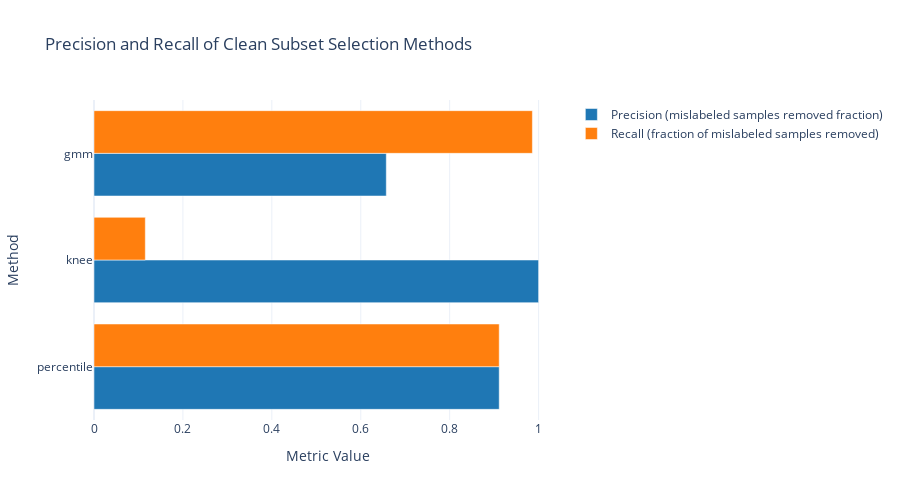
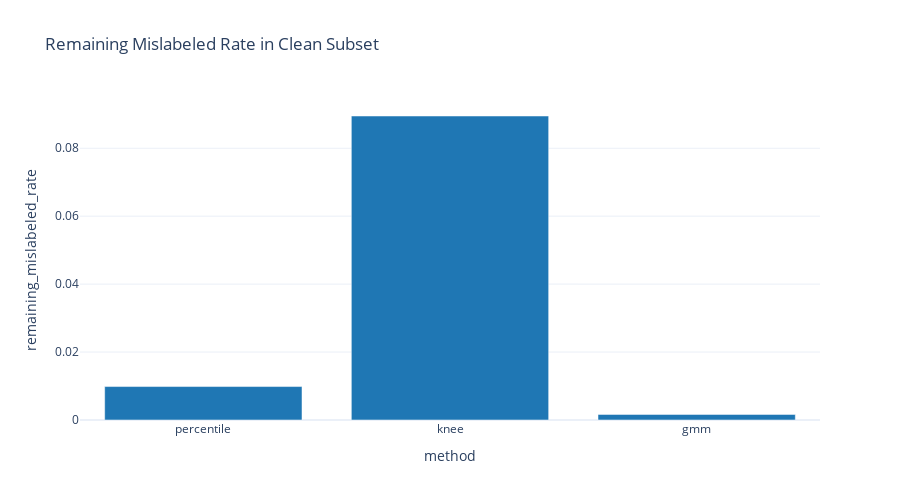
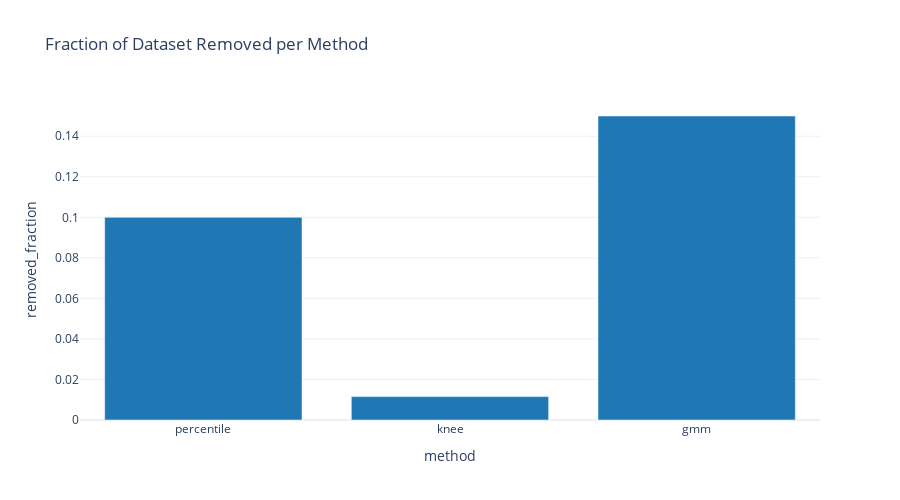

Notebook cell for these charts, in order:
### Code cell
for name, fig in figs.items():
    fig.show()

### Figure 1 — Plotly figure (JSON) as saved in the notebook; plotly's stock layout.template omitted (floating-point values rounded to 4 significant figures)
{"data": [{"marker": {"color": "#1f77b4"}, "name": "Precision (mislabeled samples removed fraction)", "orientation": "h", "type": "bar", "x": [0.9114, 1.0, 0.6574], "y": ["percentile", "knee", "gmm"]}, {"marker": {"color": "#ff7f0e"}, "name": "Recall (fraction of mislabeled samples removed)", "orientation": "h", "type": "bar", "x": [0.9114, 0.1154, 0.986], "y": ["percentile", "knee", "gmm"]}], "layout": {"barmode": "group", "height": 500, "title": {"text": "Precision and Recall of Clean Subset Selection Methods"}, "width": 900, "xaxis": {"title": {"text": "Metric Value"}}, "yaxis": {"title": {"text": "Method"}}}}

### Figure 2 — Plotly figure (JSON) as saved in the notebook; plotly's stock layout.template omitted (floating-point values rounded to 4 significant figures)
{"data": [{"hovertemplate": "method=%{x}<br>remaining_mislabeled_rate=%{y}<extra></extra>", "legendgroup": "", "marker": {"color": "#1f77b4", "pattern": {"shape": ""}}, "name": "", "orientation": "v", "showlegend": false, "textposition": "auto", "type": "bar", "x": ["percentile", "knee", "gmm"], "xaxis": "x", "y": [0.009844, 0.08949, 0.001647], "yaxis": "y"}], "layout": {"barmode": "relative", "height": 500, "legend": {"tracegroupgap": 0}, "title": {"text": "Remaining Mislabeled Rate in Clean Subset"}, "width": 900, "xaxis": {"anchor": "y", "domain": [0, 1], "title": {"text": "method"}}, "yaxis": {"anchor": "x", "domain": [0, 1], "title": {"text": "remaining_mislabeled_rate"}}}}

### Figure 3 — Plotly figure (JSON) as saved in the notebook; plotly's stock layout.template omitted (floating-point values rounded to 4 significant figures)
{"data": [{"hovertemplate": "method=%{x}<br>removed_fraction=%{y}<extra></extra>", "legendgroup": "", "marker": {"color": "#1f77b4", "pattern": {"shape": ""}}, "name": "", "orientation": "v", "showlegend": false, "textposition": "auto", "type": "bar", "x": ["percentile", "knee", "gmm"], "xaxis": "x", "y": [0.1, 0.01154, 0.15], "yaxis": "y"}], "layout": {"barmode": "relative", "height": 500, "legend": {"tracegroupgap": 0}, "title": {"text": "Fraction of Dataset Removed per Method"}, "width": 900, "xaxis": {"anchor": "y", "domain": [0, 1], "title": {"text": "method"}}, "yaxis": {"anchor": "x", "domain": [0, 1], "title": {"text": "removed_fraction"}}}}
